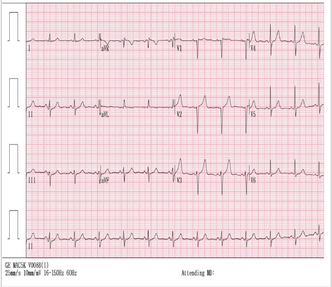
#> input picture finetune_data/images/EKG.png, 332 x 287 px, shrunk from 951 x 822 before the run
$ python test_v3_baseline_trace.py
#> lines starting #> are read from the running program, lines starting #| are printed output that depends on the picture; after the words box and inside, x2 and y2 are one past the last pixel; in counts of white or black regions, pixels touching at a corner belong together
from pathlib import Path

import cv2
import numpy as np
import matplotlib.pyplot as plt


# ==========================================================
# 경로
# ==========================================================

PROJECT_ROOT = Path(__file__).resolve().parent.parent

INPUT_IMAGE = (
    PROJECT_ROOT
    / "finetune_data"
    / "images"
    / "EKG.png"
)

OUTPUT_DIR = (
    PROJECT_ROOT
    / "finetune_data"
    / "mask_debug"
)

OUTPUT_DIR.mkdir(
    parents=True,
    exist_ok=True
)


# ==========================================================
# ECG 4개 행 검출
# ==========================================================

def detect_ecg_rows(dark_mask):

    height, width = dark_mask.shape

    x1 = int(width * 0.07)
    x2 = int(width * 0.98)

    analysis_mask = dark_mask[:, x1:x2]

    row_score = (
        analysis_mask > 0
    ).sum(axis=1).astype(float)

    kernel_size = 21

    kernel = (
        np.ones(kernel_size)
        / kernel_size
    )

    smoothed_score = np.convolve(
        row_score,
        kernel,
        mode="same"
    )

    search_top = int(height * 0.10)
    search_bottom = int(height * 0.88)

    candidate_indices = np.argsort(
        smoothed_score[
            search_top:search_bottom
        ]
    )[::-1]

    candidate_indices += search_top

    min_distance = int(
        height * 0.12
    )

    detected_rows = []

    for y in candidate_indices:

        y = int(y)

        if all(
            abs(y - old_y) >= min_distance
            for old_y in detected_rows
        ):
            detected_rows.append(y)

        if len(detected_rows) == 4:
            break

    detected_rows.sort()

    return detected_rows


# ==========================================================
# Baseline 찾기
# ==========================================================

def estimate_baseline(binary_region):

    h, w = binary_region.shape

    # ------------------------------------------------------
    # 좌우 가장자리는 다른 lead/경계가 섞일 수 있으므로 제외
    # ------------------------------------------------------

    margin_x = int(w * 0.08)

    work = binary_region[
        :,
        margin_x:w - margin_x
    ]

    # ------------------------------------------------------
    # 각 y 위치에서 어두운 픽셀이
    # 얼마나 넓은 x 영역에 존재하는지 계산
    #
    # ECG baseline 근처는 여러 x 위치에 반복적으로
    # 파형 픽셀이 존재한다.
    # ------------------------------------------------------

    row_presence = (
        work > 0
    ).sum(axis=1).astype(float)

    # ------------------------------------------------------
    # 세로 방향 smoothing
    # ------------------------------------------------------

    kernel_size = 9

    kernel = (
        np.ones(kernel_size)
        / kernel_size
    )

    score = np.convolve(
        row_presence,
        kernel,
        mode="same"
    )

    # ------------------------------------------------------
    # 글씨가 주로 아래쪽에 있으므로
    # crop 전체를 무작정 검색하지 않고
    # 중앙 영역을 우선 검색
    # ------------------------------------------------------

    search_top = int(h * 0.25)
    search_bottom = int(h * 0.75)

    local_score = score[
        search_top:search_bottom
    ]

    baseline_y = (
        int(np.argmax(local_score))
        + search_top
    )

    return (
        baseline_y,
        row_presence,
        score
    )


# ==========================================================
# Baseline 주변 후보 표시
# ==========================================================

def make_baseline_corridor(
    binary_region,
    baseline_y
):

    h, w = binary_region.shape

    # 현재는 테스트용으로 넉넉하게 설정
    corridor_half_height = max(
        12,
        int(h * 0.18)
    )

    y1 = max(
        0,
        baseline_y - corridor_half_height
    )

    y2 = min(
        h,
        baseline_y + corridor_half_height + 1
    )

    corridor = np.zeros_like(
        binary_region
    )

    corridor[
        y1:y2,
        :
    ] = binary_region[
        y1:y2,
        :
    ]

    return (
        corridor,
        y1,
        y2
    )


# ==========================================================
# MAIN
# ==========================================================

def main():

    image = cv2.imread(
        str(INPUT_IMAGE)
    )
#> image is the input picture: shape (287, 332, 3); mean B, G, R 224.9, 220.4, 241

    if image is None:
        raise FileNotFoundError(
            INPUT_IMAGE
        )

    height, width = image.shape[:2]
#> height = 287; width = 332

    print(
        "IMAGE:",
        width,
        "x",
        height
    )
#| IMAGE: 332 x 287

    gray = cv2.cvtColor(
        image,
        cv2.COLOR_BGR2GRAY
    )
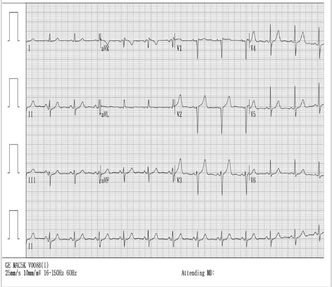
#> gray: shape (287, 332); min 61, max 255, mean 227.1

    dark_mask = np.where(
        gray < 100,
        255,
        0
    ).astype(
        np.uint8
    )
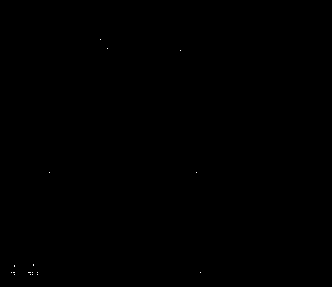
#> dark_mask: shape (287, 332); 0.02% white in thin lines or dots, all inside (x1, y1, x2, y2) = (11, 39, 201, 275)

    # ======================================================
    # ECG 4개 행
    # ======================================================

    detected_rows = detect_ecg_rows(
        dark_mask
    )
#> in detect_ecg_rows, `analysis_mask = dark_mask[:, x1:x2]`:
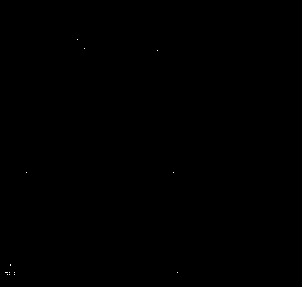
#> analysis_mask: shape (287, 302); 0.02% white in thin lines or dots, all inside (x1, y1, x2, y2) = (5, 39, 178, 275)
#> in detect_ecg_rows, `row_score = ( analysis_mask > 0 ).sum(axis=1).astype(float)`: row_score = 287 values, max 6 at index 272, min 0 at index 0, mean 0.0557
#> in detect_ecg_rows, `smoothed_score = np.convolve( row_score, kernel, mode="same" )`: smoothed_score = 287 values, max 0.524 at index 264, min 0 at index 0, mean 0.0557
#> in detect_ecg_rows, `candidate_indices = np.argsort( smoothed_score[ search_top:search_bott..`: candidate_indices = 224 values, max 223 at index 104, min 0 at index 103, mean 111.5
#> in detect_ecg_rows, `candidate_indices += search_top`: candidate_indices = 224 values, max 251 at index 104, min 28 at index 103, mean 139.5
#> the loop in detect_ecg_rows, `for y in candidate_indices: ` made 94 passes
#> y on passes 1 to 12: 40, 41, 42, 43, 44, 45, 46, 47, 48, 49, 171, 169
#> after the loop in detect_ecg_rows, `for y in candidate_indices:`: detected_rows = [40, 171, 86, 234]
#> detected_rows = [40, 86, 171, 234]

    print(
        "Detected rows:",
        detected_rows
    )
#| Detected rows: [40, 86, 171, 234]

    if len(detected_rows) != 4:
        raise RuntimeError(
            "ECG 4개 행 검출 실패"
        )

    # ======================================================
    # V3 crop
    #
    # row 3:
    # III | aVF | V3 | V6
    # ======================================================

    row_index = 2
    column_index = 2

    row_gaps = np.diff(
        detected_rows
    )
#> row_gaps = [46, 85, 63]

    median_gap = float(
        np.median(row_gaps)
    )
#> median_gap = 63

    half_height = int(
        median_gap * 0.35
    )
#> half_height = 22

    y_center = detected_rows[
        row_index
    ]
#> y_center = 171

    y1 = max(
        0,
        y_center - half_height
    )
#> y1 = 149

    y2 = min(
        height,
        y_center + half_height
    )
#> y2 = 193

    ecg_x1 = int(
        width * 0.07
    )
#> ecg_x1 = 23

    ecg_x2 = int(
        width * 0.98
    )
#> ecg_x2 = 325

    ecg_width = (
        ecg_x2 - ecg_x1
    )
#> ecg_width = 302

    column_width = (
        ecg_width / 4
    )
#> column_width = 75.5

    x1 = int(
        ecg_x1
        + column_index * column_width
    )
#> x1 = 174

    x2 = int(
        ecg_x1
        + (column_index + 1)
        * column_width
    )
#> x2 = 249

    margin = int(
        column_width * 0.02
    )
#> margin = 1

    x1 += margin
#> x1 = 175
    x2 -= margin
#> x2 = 248

    v3_binary = dark_mask[
        y1:y2,
        x1:x2
    ]
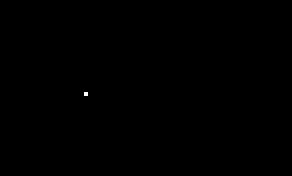
#> v3_binary: shape (44, 73) (shown 4 times larger); 0.03% white in thin lines or dots, all inside (x1, y1, x2, y2) = (21, 23, 22, 24)

    print(
        "V3 shape:",
        v3_binary.shape
    )
#| V3 shape: (44, 73)

    # ======================================================
    # Baseline 계산
    # ======================================================

    (
        baseline_y,
        row_presence,
        baseline_score
    ) = estimate_baseline(
        v3_binary
    )
#> in estimate_baseline, `work = binary_region[ :, margin_x:w - margin_x ]`:
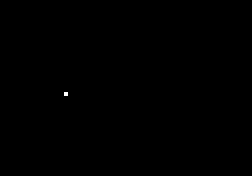
#> work: shape (44, 63) (shown 4 times larger); 0.04% white in thin lines or dots, all inside (x1, y1, x2, y2) = (16, 23, 17, 24)
#> in estimate_baseline, `row_presence = ( work > 0 ).sum(axis=1).astype(float)`: row_presence = 44 values, max 1 at index 23, min 0 at index 0, mean 0.0227
#> in estimate_baseline, `score = np.convolve( row_presence, kernel, mode="same" )`: score = 44 values, max 0.111 at index 19, min 0 at index 0, mean 0.0227
#> in estimate_baseline, `local_score = score[ search_top:search_bottom ]`: local_score = 22 values, max 0.111 at index 8, min 0 at index 0, mean 0.0455
#> in estimate_baseline, `baseline_y = ( int(np.argmax(local_score)) + search_top )`: baseline_y = 19
#> baseline_y = 19; baseline_score has the same summary as score in estimate_baseline

    print()
    print(
        "Estimated V3 baseline y:",
        baseline_y
    )
#| Estimated V3 baseline y: 19

    # ======================================================
    # Corridor
    # ======================================================

    (
        corridor,
        corridor_y1,
        corridor_y2
    ) = make_baseline_corridor(
        v3_binary,
        baseline_y
    )
#> in make_baseline_corridor, `y1 = max( 0, baseline_y - corridor_half_height )`: y1 = 7
#> in make_baseline_corridor, `y2 = min( h, baseline_y + corridor_half_height + 1 )`: y2 = 32
#> corridor_y1 = 7; corridor_y2 = 32

    print(
        "Corridor:",
        corridor_y1,
        "-",
        corridor_y2
    )
#| Corridor: 7 - 32

    # ======================================================
    # 저장
    # ======================================================

    cv2.imwrite(
        str(
            OUTPUT_DIR
            / "11_v3_baseline_corridor.png"
        ),
        corridor
    )

    # ======================================================
    # 그림
    # ======================================================

    fig, axes = plt.subplots(
        3,
        1,
        figsize=(16, 11)
    )

    # ------------------------------------------------------
    # 원본 + baseline
    # ------------------------------------------------------

    axes[0].imshow(
        v3_binary,
        cmap="gray",
        origin="upper"
    )

    axes[0].axhline(
        baseline_y,
        linewidth=2
    )

    axes[0].axhline(
        corridor_y1,
        linestyle="--",
        linewidth=1
    )

    axes[0].axhline(
        corridor_y2 - 1,
        linestyle="--",
        linewidth=1
    )

    axes[0].set_title(
        "V3 - Estimated baseline and corridor"
    )

    axes[0].set_xlim(
        0,
        v3_binary.shape[1]
    )

    axes[0].set_ylim(
        v3_binary.shape[0],
        0
    )

    # ------------------------------------------------------
    # y별 pixel 수
    # ------------------------------------------------------

    y_axis = np.arange(
        len(row_presence)
    )
#> y_axis = 44 values from 0 to 43

    axes[1].plot(
        row_presence,
        y_axis,
        label="Raw row presence"
    )

    axes[1].plot(
        baseline_score,
        y_axis,
        label="Smoothed score"
    )

    axes[1].axhline(
        baseline_y,
        linewidth=2
    )

    axes[1].invert_yaxis()

    axes[1].set_title(
        "Baseline score by Y position"
    )

    axes[1].set_xlabel(
        "Dark pixel count"
    )

    axes[1].set_ylabel(
        "Y"
    )

    axes[1].legend()

    axes[1].grid()

    # ------------------------------------------------------
    # corridor 안에 남은 픽셀
    # ------------------------------------------------------

    axes[2].imshow(
        corridor,
        cmap="gray",
        origin="upper"
    )

    axes[2].axhline(
        baseline_y,
        linewidth=2
    )

    axes[2].set_title(
        "Pixels inside baseline corridor"
    )

    axes[2].set_xlim(
        0,
        corridor.shape[1]
    )

    axes[2].set_ylim(
        corridor.shape[0],
        0
    )

    plt.tight_layout()

    output_path = (
        OUTPUT_DIR
        / "11_v3_baseline_test.png"
    )

    plt.savefig(
        output_path,
        dpi=180,
        bbox_inches="tight"
    )
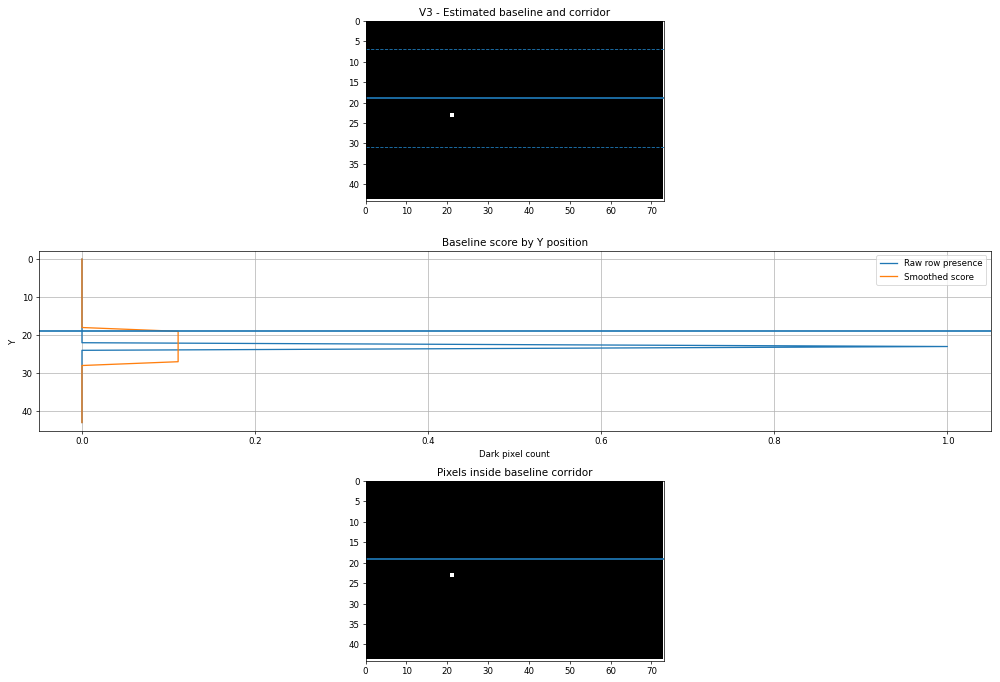
#> figure drawn by matplotlib, 3 panels

    plt.close()

    print()
    print(
        "완료:",
        output_path
    )


if __name__ == "__main__":
    main()

$ run again, with darkened_input/EKG.png copied over finetune_data/images/EKG.png
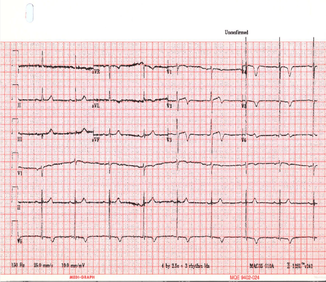
#> input picture darkened_input/EKG.png, 326 x 282 px, shrunk from 932 x 807 before the run
#> in main, image is the input picture: shape (282, 326, 3); mean B, G, R 213.5, 213.2, 239.3
#| IMAGE: 326 x 282
#> in main, `dark_mask = np.where( gray < 100, 255, 0 ).astype( np.uint8 )`:
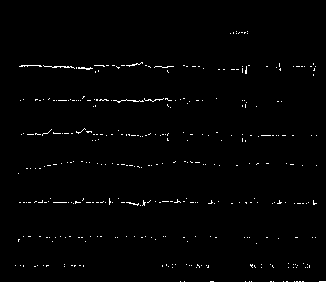
#> dark_mask: shape (282, 326); 1.1% white in thin lines or dots, all inside (x1, y1, x2, y2) = (15, 31, 326, 282)
#> analysis_mask: shape (282, 297); 1.2% white in thin lines or dots, all inside (x1, y1, x2, y2) = (0, 31, 295, 282)
#> row_score = 282 values, max 96 at index 202, min 0 at index 0, mean 3.57
#> smoothed_score = 282 values, max 11.86 at index 68, min 0 at index 0, mean 3.53
#> in detect_ecg_rows, `candidate_indices = np.argsort( smoothed_score[ search_top:search_bott..`: candidate_indices = 220 values, max 219 at index 135, min 0 at index 152, mean 109.5
#> in detect_ecg_rows, `candidate_indices += search_top`: candidate_indices = 220 values, max 247 at index 135, min 28 at index 152, mean 137.5
#> the loop in detect_ecg_rows, `for y in candidate_indices: ` made 61 passes
#> y on passes 1 to 8: 71, 70, 69, 68, 72, 65, 67, 66
#> after the loop in detect_ecg_rows, `for y in candidate_indices:`: detected_rows = [71, 206, 106, 139]
#> in main, `detected_rows = detect_ecg_rows( dark_mask )`: detected_rows = [71, 106, 139, 206]
#| Detected rows: [71, 106, 139, 206]
#> row_gaps = [35, 33, 67]
#> median_gap = 35
#> half_height = 12
#> y_center = 139
#> in main, `y1 = max( 0, y_center - half_height )`: y1 = 127
#> in main, `y2 = min( height, y_center + half_height )`: y2 = 151
#> v3_binary: shape (24, 72); 0.93% white in thin lines or dots, all inside (x1, y1, x2, y2) = (12, 5, 72, 15)
#| V3 shape: (24, 72)
#> work: shape (24, 62); 0.74% white in thin lines or dots, all inside (x1, y1, x2, y2) = (7, 5, 56, 14)
#> in estimate_baseline, `row_presence = ( work > 0 ).sum(axis=1).astype(float)`: row_presence = 24 values, max 4 at index 7, min 0 at index 0, mean 0.458
#> score = 24 values, max 1.22 at index 9, min 0 at index 0, mean 0.458
#> local_score = [1, 1, 1, 1.22, 0.889, 0.889, 0.444, 0.222, 0.222, 0.222, 0.222, 0.222]
#> in estimate_baseline, `baseline_y = ( int(np.argmax(local_score)) + search_top )`: baseline_y = 9
#> in main, `( baseline_y, row_presence, baseline_score ) = estimate_baseline( v3_b..`: baseline_score has the same summary as score in estimate_baseline
#| Estimated V3 baseline y: 9
#> in make_baseline_corridor, `y1 = max( 0, baseline_y - corridor_half_height )`: y1 = 0
#> in make_baseline_corridor, `y2 = min( h, baseline_y + corridor_half_height + 1 )`: y2 = 22
#> corridor_y1 = 0; corridor_y2 = 22
#| Corridor: 0 - 22
#> y_axis = 24 values from 0 to 23
#> in main, `plt.savefig( output_path, dpi=180, bbox_inches="tight" )`:
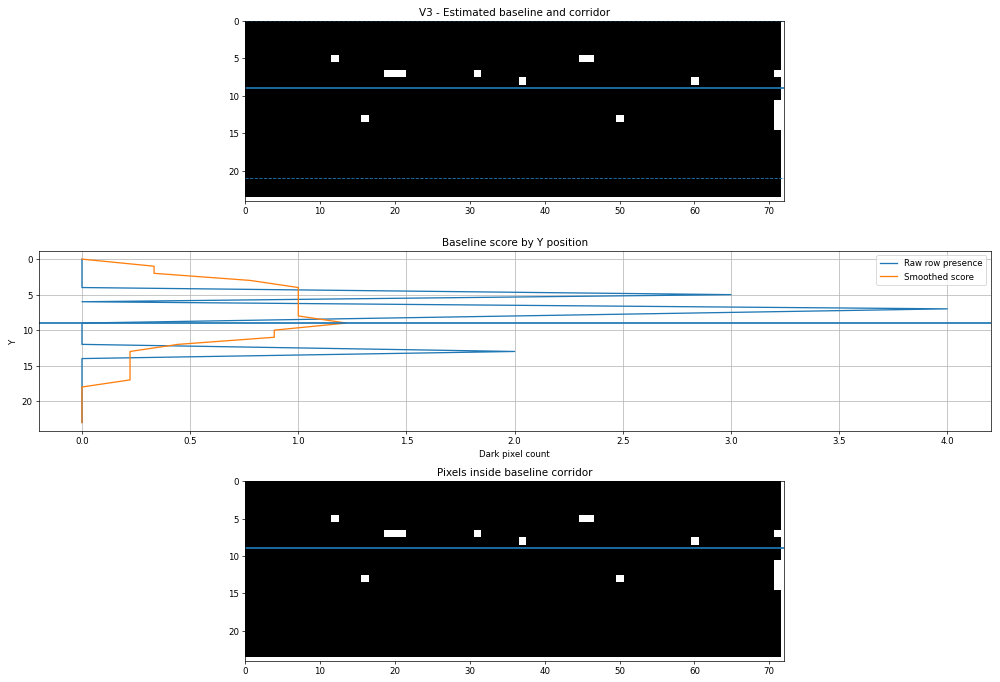
#> figure drawn by matplotlib, 3 panels

$ run again, with example_input/EKG.png copied over finetune_data/images/EKG.png
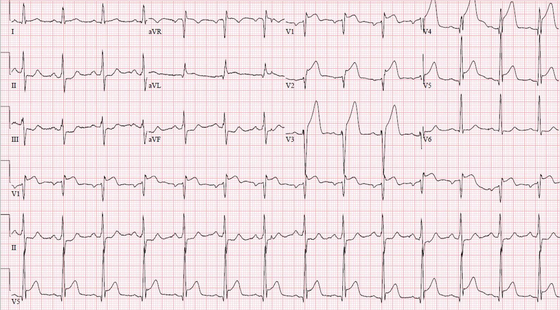
#> input picture example_input/EKG.png, 560 x 310 px, shrunk from 1601 x 887 before the run
#> in main, image is the input picture: shape (310, 560, 3); mean B, G, R 229.4, 226, 240.1
#| IMAGE: 560 x 310
#> in main, `dark_mask = np.where( gray < 100, 255, 0 ).astype( np.uint8 )`:
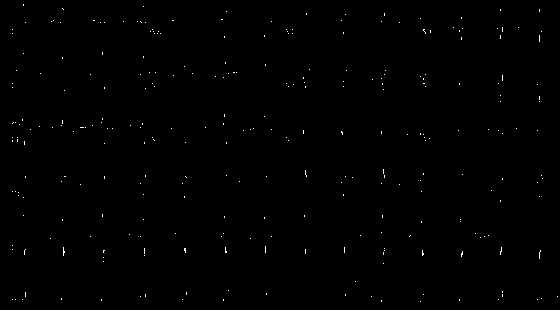
#> dark_mask: shape (310, 560); 0.29% white in thin lines or dots
#> analysis_mask: shape (310, 509); 0.29% white in thin lines or dots
#> row_score = 310 values, max 15 at index 251, min 0 at index 0, mean 1.48
#> smoothed_score = 310 values, max 4.9 at index 245, min 0 at index 154, mean 1.48
#> in detect_ecg_rows, `candidate_indices = np.argsort( smoothed_score[ search_top:search_bott..`: candidate_indices = 241 values, max 240 at index 230, min 0 at index 20, mean 120
#> in detect_ecg_rows, `candidate_indices += search_top`: candidate_indices = 241 values, max 271 at index 230, min 31 at index 20, mean 151
#> the loop in detect_ecg_rows, `for y in candidate_indices: ` made 37 passes
#> y on passes 1 to 8: 245, 246, 244, 256, 253, 254, 255, 247
#> after the loop in detect_ecg_rows, `for y in candidate_indices:`: detected_rows = [245, 31, 133, 80]
#> in main, `detected_rows = detect_ecg_rows( dark_mask )`: detected_rows = [31, 80, 133, 245]
#| Detected rows: [31, 80, 133, 245]
#> row_gaps = [49, 53, 112]
#> median_gap = 53
#> half_height = 18
#> y_center = 133
#> in main, `y1 = max( 0, y_center - half_height )`: y1 = 115
#> in main, `y2 = min( height, y_center + half_height )`: y2 = 151
#> v3_binary: shape (36, 123); 0.29% white in thin lines or dots, all inside (x1, y1, x2, y2) = (8, 15, 113, 20)
#| V3 shape: (36, 123)
#> work: shape (36, 105); 0.24% white in thin lines or dots, all inside (x1, y1, x2, y2) = (37, 16, 104, 20)
#> in estimate_baseline, `row_presence = ( work > 0 ).sum(axis=1).astype(float)`: row_presence = 36 values, max 3 at index 17, min 0 at index 0, mean 0.25
#> score = 36 values, max 1 at index 15, min 0 at index 0, mean 0.25
#> local_score = 18 values, max 1 at index 6, min 0 at index 0, mean 0.5
#> in estimate_baseline, `baseline_y = ( int(np.argmax(local_score)) + search_top )`: baseline_y = 15
#> in main, `( baseline_y, row_presence, baseline_score ) = estimate_baseline( v3_b..`: baseline_score has the same summary as score in estimate_baseline
#| Estimated V3 baseline y: 15
#> in make_baseline_corridor, `y1 = max( 0, baseline_y - corridor_half_height )`: y1 = 3
#> in make_baseline_corridor, `y2 = min( h, baseline_y + corridor_half_height + 1 )`: y2 = 28
#> corridor_y1 = 3; corridor_y2 = 28
#| Corridor: 3 - 28
#> y_axis = 36 values from 0 to 35
#> in main, `plt.savefig( output_path, dpi=180, bbox_inches="tight" )`:
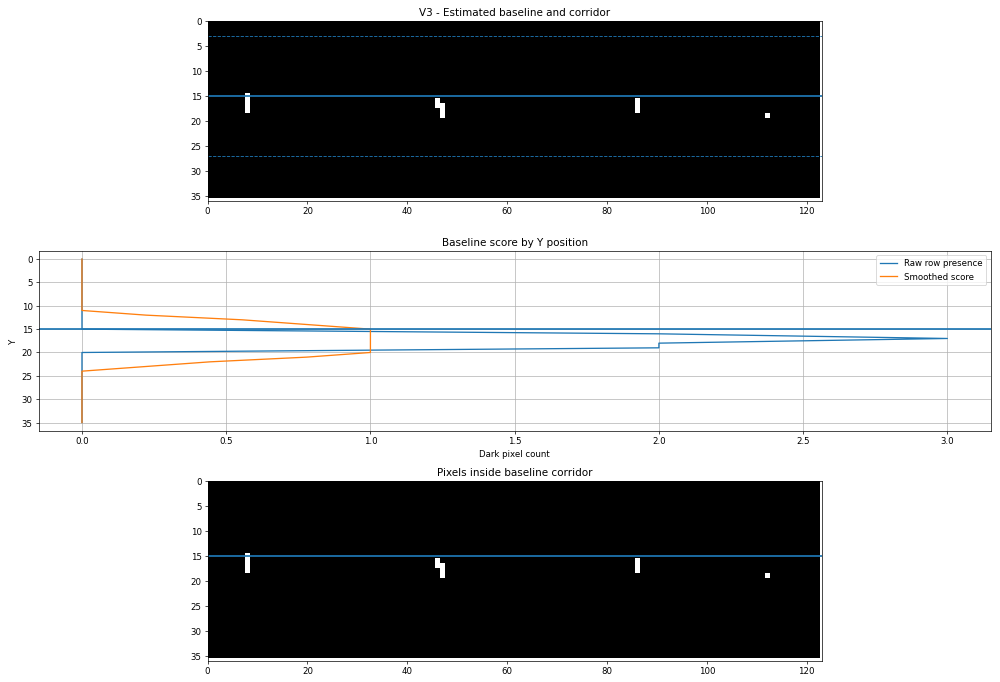
#> figure drawn by matplotlib, 3 panels
